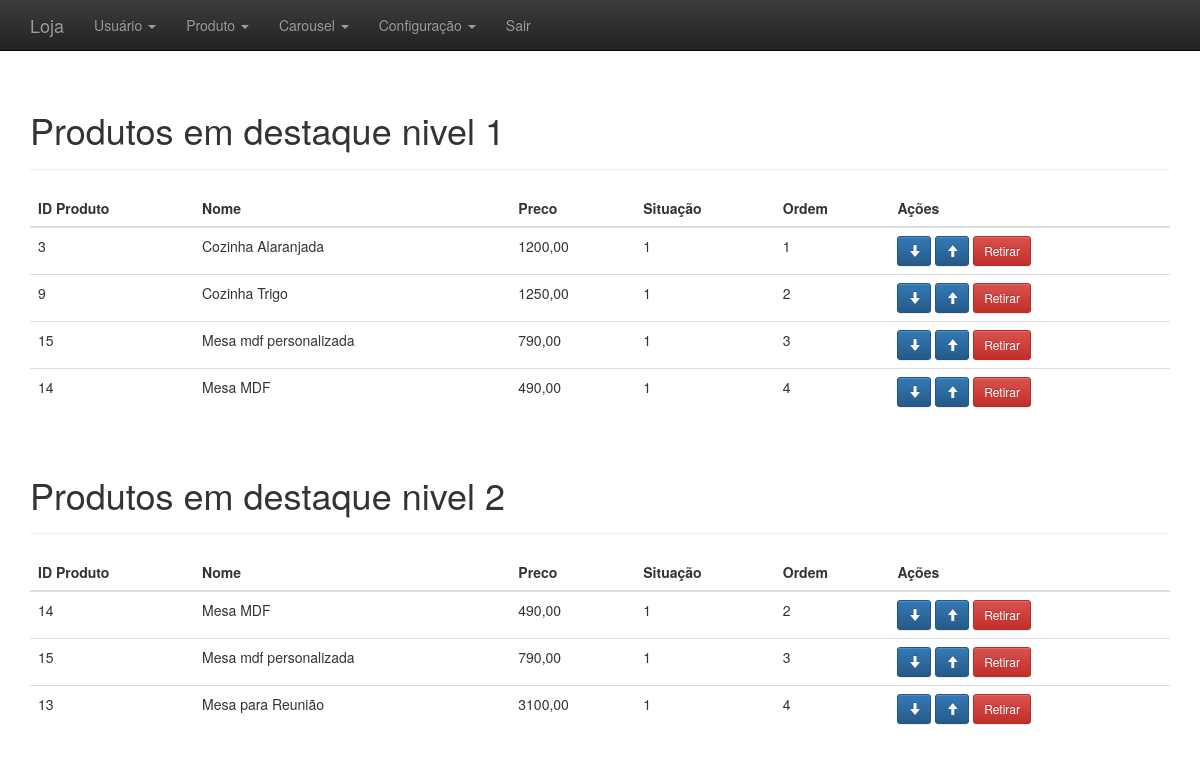
/adm/administrativo.php?link=22 (signed in), run on the app's committed database.
### tables this page shows
CREATE TABLE IF NOT EXISTS `destaques_produtos` (
  `id` int(11) NOT NULL AUTO_INCREMENT,
  `produto_id` int(11) NOT NULL,
  `nivel_um` int(11) NOT NULL,
  `nivel_dois` int(11) NOT NULL,
  `interessar` int(11) NOT NULL,
  `ordem` int(11) NOT NULL,
  `created` datetime NOT NULL,
  `modified` datetime DEFAULT NULL,
  PRIMARY KEY (`id`)
);

CREATE TABLE IF NOT EXISTS `produtos` (
  `id` int(11) NOT NULL AUTO_INCREMENT,
  `nome` varchar(520) NOT NULL,
  `descricao_curta` text NOT NULL,
  `descricao_longa` text NOT NULL,
  `preco` varchar(20) NOT NULL,
  `tag` varchar(520) NOT NULL,
  `description` varchar(520) NOT NULL,
  `slug` varchar(520) NOT NULL,
  `imagem` varchar(220) NOT NULL,
  `situacao_id` int(11) NOT NULL,
  `modified` datetime DEFAULT NULL,
  `created` datetime NOT NULL,
  `categoria_id` int(11) NOT NULL,
  PRIMARY KEY (`id`)
);

### adm/listar_destaque_produto.php (the view)
<?php
	$resultado_prod_dest=mysqli_query($conectar, "SELECT * FROM destaques_produtos WHERE nivel_um='1' ORDER BY ordem ASC");
	$linhas_prod_dest=mysqli_num_rows($resultado_prod_dest);
	$contr_sob = $linhas_prod_dest;
?>
<div class="container theme-showcase" role="main">
  <div class="page-header">
	<h1>Produtos em destaque nivel 1</h1>
  </div>
  <div class="row">
	<div class="col-md-12">
	  <table class="table">
		<thead>
		  <tr>
			<th>ID Produto</th>
			<th>Nome</th>
			<th>Preco</th>
			<th>Situação</th>
			<th>Ordem</th>
			<th>Ações</th>
		  </tr>
		</thead>
		<tbody>
			<?php
				$contr_ord = 1;
				while($linhas_prod_dest = mysqli_fetch_array($resultado_prod_dest)){
					$produto_id = $linhas_prod_dest['produto_id'];
					$produto_dest_id = $linhas_prod_dest['id'];
					$resultado_prod=mysqli_query($conectar, "SELECT * FROM produtos WHERE id='$produto_id' LIMIT 1");
					$linhas_prod=mysqli_fetch_assoc($resultado_prod);
					echo "<tr>";
						echo "<td>".$linhas_prod['id']."</td>";
						echo "<td>".$linhas_prod['nome']."</td>";
						echo "<td>".$linhas_prod['preco']."</td>";
						echo "<td>".$linhas_prod['situacao_id']."</td>";
						echo "<td>".$linhas_prod_dest['ordem']."</td>";
						?>
						<td>
						<?php if($contr_sob != $contr_ord){ ?>
							<a href='processa/proc_edit_ordem_nivel_um.php?situacao=1&id=<?php echo $produto_dest_id; ?>'><button type='button' class='btn btn-sm btn-primary'><span class="glyphicon glyphicon-arrow-down" aria-hidden="true"></span></button></a>
						<?php }else{ ?>
							<a href='#'><button type='button' class='btn btn-sm btn-primary'><span class="glyphicon glyphicon-arrow-down" aria-hidden="true"></span></button></a>
						<?php } ?>
						<?php if($contr_ord != 1){ ?>
							<a href='processa/proc_edit_ordem_nivel_um.php?situacao=2&id=<?php echo $produto_dest_id; ?>'><button type='button' class='btn btn-sm btn-primary'><span class="glyphicon glyphicon-arrow-up" aria-hidden="true"></span></button></a>
						<?php }else{ ?>
							<a href='#'><button type='button' class='btn btn-sm btn-primary'><span class="glyphicon glyphicon-arrow-up" aria-hidden="true"></span></button></a>
						<?php } ?>
						<a href='processa/proc_edit_ordem_nivel_um.php?situacao=3&id=<?php echo $produto_dest_id; ?>'><button type='button' class='btn btn-sm btn-danger'>Retirar</button></a>
						<?php
					echo "</tr>";
					$contr_ord = $contr_ord + 1;
				}
			?>
		</tbody>
	  </table>
	</div>
	</div>
	<?php
	$resultado_prod_dest_dois=mysqli_query($conectar, "SELECT * FROM destaques_produtos WHERE nivel_dois='1' ORDER BY ordem ASC");
	$linhas_prod_dest_dois=mysqli_num_rows($resultado_prod_dest_dois);
	$contr_sob_dois = $linhas_prod_dest_dois;
	?>
	<div class="page-header">
	<h1>Produtos em destaque nivel 2</h1>
  </div>
  <div class="row">
	<div class="col-md-12">
	  <table class="table">
		<thead>
		  <tr>
			<th>ID Produto</th>
			<th>Nome</th>
			<th>Preco</th>
			<th>Situação</th>
			<th>Ordem</th>
			<th>Ações</th>
		  </tr>
		</thead>
		<tbody>
			<?php
				$contr_ord_dois = 1;
				while($linhas_prod_dest_dois = mysqli_fetch_array($resultado_prod_dest_dois)){
					$produto_id_dois = $linhas_prod_dest_dois['produto_id'];
					$produto_dest_id_dois = $linhas_prod_dest_dois['id'];
					$resultado_prod_dois=mysqli_query($conectar, "SELECT * FROM produtos WHERE id='$produto_id_dois' LIMIT 1");
					$linhas_prod_dois=mysqli_fetch_assoc($resultado_prod_dois);
					echo "<tr>";
						echo "<td>".$linhas_prod_dois['id']."</td>";
						echo "<td>".$linhas_prod_dois['nome']."</td>";
						echo "<td>".$linhas_prod_dois['preco']."</td>";
						echo "<td>".$linhas_prod_dois['situacao_id']."</td>";
						echo "<td>".$linhas_prod_dest_dois['ordem']."</td>";
						?>
						<td>
						<?php if($contr_sob_dois != $contr_ord_dois){ ?>
							<a href='processa/proc_edit_ordem_nivel_dois.php?situacao=1&id=<?php echo $produto_dest_id_dois; ?>'><button type='button' class='btn btn-sm btn-primary'><span class="glyphicon glyphicon-arrow-down" aria-hidden="true"></span></button></a>
						<?php }else{ ?>
							<a href='#'><button type='button' class='btn btn-sm btn-primary'><span class="glyphicon glyphicon-arrow-down" aria-hidden="true"></span></button></a>
						<?php } ?>
						<?php if($contr_ord_dois != 1){ ?>
							<a href='processa/proc_edit_ordem_nivel_dois.php?situacao=2&id=<?php echo $produto_dest_id_dois; ?>'><button type='button' class='btn btn-sm btn-primary'><span class="glyphicon glyphicon-arrow-up" aria-hidden="true"></span></button></a>
						<?php }else{ ?>
							<a href='#'><button type='button' class='btn btn-sm btn-primary'><span class="glyphicon glyphicon-arrow-up" aria-hidden="true"></span></button></a>
						<?php } ?>
						<a href='processa/proc_edit_ordem_nivel_dois.php?situacao=3&id=<?php echo $produto_dest_id_dois; ?>'><button type='button' class='btn btn-sm btn-danger'>Retirar</button></a>
						<?php
					echo "</tr>";
					$contr_ord_dois = $contr_ord_dois + 1;
				}
			?>
		</tbody>
	  </table>
	</div>
	</div>
</div>

### adm/css/theme.css (style rules this page uses)
body { padding-top: 70px; padding-bottom: 30px; }

### data on the page
destaques_produtos: produto "3", produto.nome "Cozinha Alaranjada", produto.preco "1200,00", produto.situacao_id "1", ordem "1"
destaques_produtos: produto "9", produto.nome "Cozinha Trigo", produto.preco "1250,00", produto.situacao_id "1", ordem "2"
destaques_produtos: produto "15", produto.nome "Mesa mdf personalizada", produto.preco "790,00", produto.situacao_id "1", ordem "3"
destaques_produtos: produto "14", produto.nome "Mesa MDF", produto.preco "490,00", produto.situacao_id "1", ordem "4"
destaques_produtos: produto "14", produto.nome "Mesa MDF", produto.preco "490,00", produto.situacao_id "1", ordem "2"
destaques_produtos: produto "15", produto.nome "Mesa mdf personalizada", produto.preco "790,00", produto.situacao_id "1", ordem "3"
destaques_produtos: produto "13", produto.nome "Mesa para Reunião", produto.preco "3100,00", produto.situacao_id "1", ordem "4"
